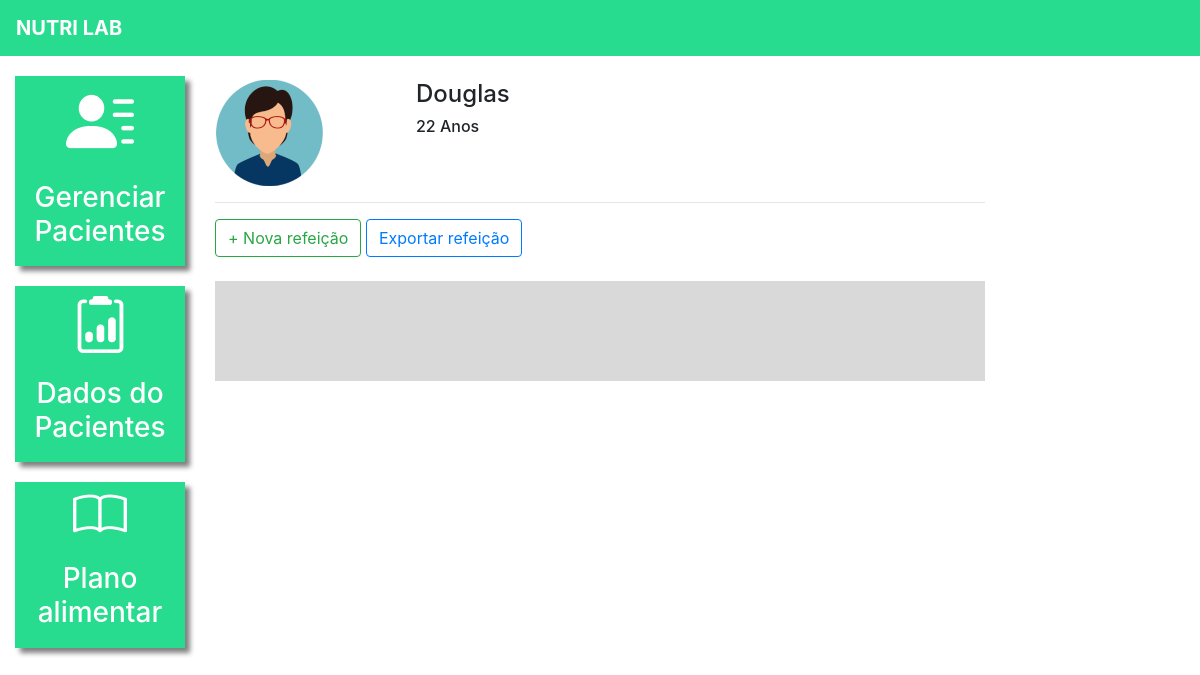
/plano_alimentar/2/ (signed in), run on an earlier commit of the app's database.
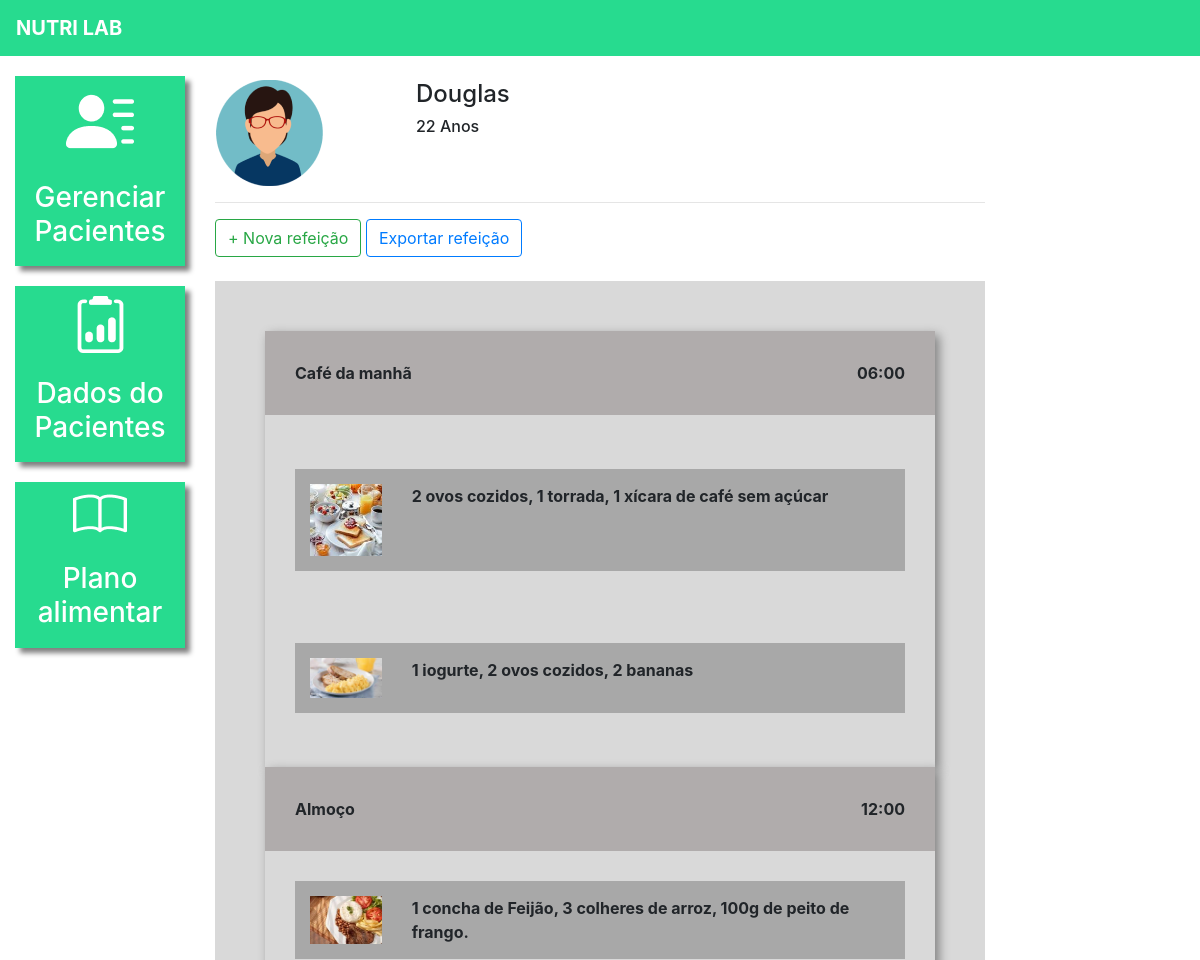
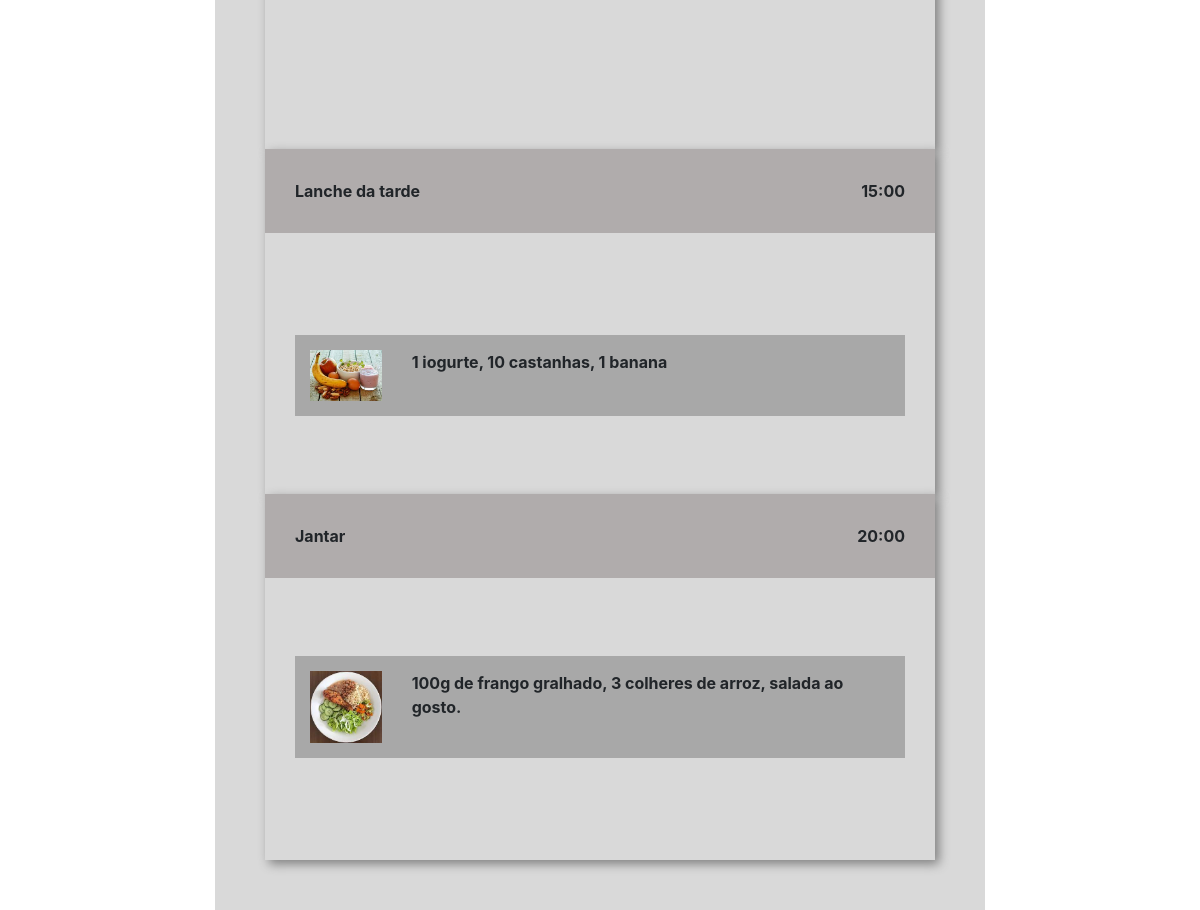
And on a later commit of the database (2 pictures, top to bottom).
### plataforma/models.py (models this page shows, shortened)
class Pacientes(models.Model):
    choices_sexo = (('F', 'Feminino'),
                    ('M', 'Maculino'))
    nome = models.CharField(max_length=50)
    sexo = models.CharField(max_length=1, choices=choices_sexo)
    idade = models.IntegerField()
    email = models.EmailField()
    telefone = models.CharField(max_length=19)
    nutri = models.ForeignKey(User, on_delete=models.CASCADE)

class Refeicao(models.Model):
    paciente = models.ForeignKey(Pacientes, on_delete=models.CASCADE)
    titulo = models.CharField(max_length=50)
    horario = models.TimeField()
    carboidratos = models.IntegerField()
    proteinas = models.IntegerField()
    gorduras = models.IntegerField()

class Opcao(models.Model):
    refeicao = models.ForeignKey(Refeicao, on_delete=models.CASCADE)
    imagem = models.ImageField(upload_to="opcao")
    descricao = models.TextField()

### plataforma/views.py (the view)
# urls.py: path('plano_alimentar/<str:id>/', views.plano_alimentar, name="plano_alimentar"),
def plano_alimentar(request, id):
    paciente = get_object_or_404(Pacientes, id=id)
    if not paciente.nutri == request.user:
        messages.add_message(request, constants.ERROR, 'Esse paciente não é seu')
        return redirect('/dados_paciente/')
    if request.method == "GET":
        r1 = Refeicao.objects.filter(paciente=paciente).order_by('horario')
        opcao = Opcao.objects.all()
        return render(request, 'plano_alimentar.html', {'paciente': paciente, 'refeicao':r1, 'opcao': opcao})

### plataforma/templates/plano_alimentar.html (shortened to what this page needs)
{% extends 'base_plataforma.html' %}
{% load static %}
{% block 'plataforma' %}
<br>
<div class="row">
    <div class="col-md-3">
        {% if paciente.sexo == "M"%}
            <img src="{% static 'plataforma/img/perfil2.png' %}">
        {% else %}
            <img src="{% static 'plataforma/img/perfil1.png' %}">
        {% endif %}
    </div>
    <div class="col-md-3 dados descricao">
        <h4>{{paciente.nome}}</h4>
        <h6>{{paciente.idade}} Anos</h6>
    </div>
</div>
<hr>
<button type="button" class="btn btn-outline-success" data-toggle="modal" data-target="#modal">
    + Nova refeição
</button>
<button type="button" class="btn btn-outline-primary">
    Exportar refeição
</button>
<br>
<br>
<div class="fundo-alimentar">
    {% for re in refeicao  %}
        <div class="refeicao">
            <div class="head-refeicao">
                <span>{{re.titulo}}</span>
                <span style="float: right;">{{re.horario}}</span>
            </div>
            <div class="body-refeicao">
                {% for o in opcao %}
                    {% if o.refeicao == re %}
                        <div class="opcao">
                            <div class="row">
                                <div class="col-md-2">
                                    <img width="100%" src="{{o.imagem.url}}">
                                </div>
                                <div class="col-md-10">
                                    {{o.descricao}}
                                </div>
                            </div>
                        </div>
                    {% endif %}
                    <br>
                {% endfor %}
            </div>
        </div>
    {% endfor %}
</div>
{% endblock%}

### templates/base_plataforma.html
{% extends 'base.html' %}
{% load static %}
{% block 'head' %}
    <link rel="stylesheet" href="{% static 'plataforma/css/pacientes.css' %}">
    <link rel="stylesheet" href="{% static 'plataforma/css/plano_alimentar.css' %}">
{% endblock  %}
{% block 'body' %}
    <div class="container-fluid">
        <div class="row">
            <div class="col-md-2">
                <a href="{% url 'pacientes' %}" class="link-lateral">
                    <div class="card-lateral">
                        <img src="{% static 'plataforma/img/paciente.png' %}">
                        <br>
                        <br>
                        <h3>Gerenciar Pacientes</h3>
                    </div>
                </a>
                <a href="{% url 'dados_paciente_listar' %}" class="link-lateral">
                    <div class="card-lateral">
                        <img src="{% static 'plataforma/img/dados_paciente.png' %}">
                        <br>
                        <br>
                        <h3>Dados do Pacientes</h3>
                    </div>
                </a>
                <a href="{% url 'plano_alimentar_listar' %}" class="link-lateral">
                    <div class="card-lateral">
                        <img src="{% static 'plataforma/img/plano_alimentar.png' %}">
                        <br>
                        <br>
                        <h3>Plano alimentar</h3>
                    </div>
                </a>
            </div>
            <div class="col-md-8">
                {% block 'plataforma' %}
                {% endblock %}
            </div>
        </div>
    </div>
{% endblock%}

### templates/base.html (shortened to what this page needs)
{% load static %}
<!doctype html>
<html lang="pt-BR">
    <head>
        {% block 'head' %}{% endblock %}
        <link rel="stylesheet" href="https://cdn.jsdelivr.net/npm/bootstrap@4.6.1/dist/css/bootstrap.min.css">
    </head>
    <body>
        {% if user.is_authenticated %}
            <nav style="background-color: #27DB8F;" class="navbar navbar-expand-lg navbar-dark">
                <a style="font-weight: bold" class="navbar-brand" href="#">NUTRI LAB</a>
            </nav>
        {% endif %}
        {% block 'body' %}{% endblock %}
    </body>
</html>

### templates/static/plataforma/css/pacientes.css (style rules this page uses)
.card-lateral { background-color: #27DB8F; margin-top: 20px; padding: 10px; color: white; font-weight: bold; text-decoration: none; text-align: center; box-shadow: 5px 5px 5px gray; }
.dados { font-weight: bold; }
.descricao { margin-left: -12%; }
@media (max-width: 1300px) { .descricao { margin-left: 1px; } }

### templates/static/plataforma/css/plano_alimentar.css (style rules this page uses)
.fundo-alimentar { background-color: #D9D9D9; padding: 50px; }
.refeicao { box-shadow: 4px 4px 10px gray; }
.head-refeicao { background-color: #B0ACAC; padding: 30px; font-weight: bold; }
.body-refeicao { padding: 30px; font-weight: bold; }
.opcao { background-color: #A8A8A8; padding: 15px; }

What changed in the data, as far as the page shows it:
added Refeicao: titulo "Café da manhã", horario "06:00"
added Opcao: imagem (picture), descricao "2 ovos cozidos, 1 torrada, 1 xícara de café sem açúcar", shown under "Café da manhã"
added Opcao: imagem (picture), descricao "1 iogurte, 2 ovos cozidos, 2 bananas", shown under "Café da manhã"
added Refeicao: titulo "Almoço", horario "12:00"
added Opcao: imagem (picture), descricao "1 concha de Feijão, 3 colheres de arroz, 100g de peito de frango.", shown under "Almoço"
added Refeicao: titulo "Lanche da tarde", horario "15:00"
added Opcao: imagem (picture), descricao "1 iogurte, 10 castanhas, 1 banana", shown under "Lanche da tarde"
added Refeicao: titulo "Jantar", horario "20:00"
added Opcao: imagem (picture), descricao "100g de frango gralhado, 3 colheres de arroz, salada ao gosto.", shown under "Jantar"
